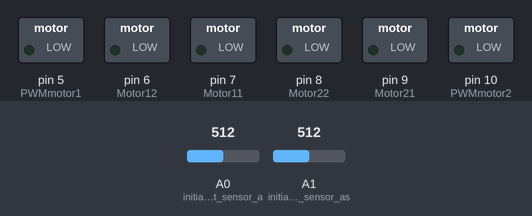
A sketch run on a simulated Arduino Uno, built with avr-gcc and run on an emulated ATmega328P. Shown: switched loads named in the sketch (green lamp = pin HIGH). Inputs (shaded band) come from the test bench; at power-on: A0 (initialize_Right_sensor_a) = 512, A1 (initialize_Left_sensor_as) = 512.

Above: at 1.2 s.
1.3 s: A0 (initialize_Right_sensor_a) set to 38
2.8 s: A0 (initialize_Right_sensor_a) set to 33
At 3.8 s:
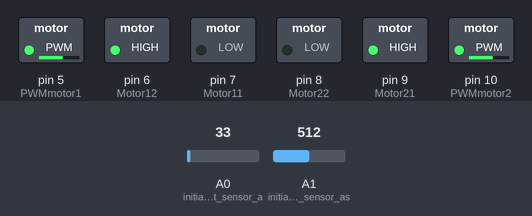
4.3 s: A1 (initialize_Left_sensor_as) set to 38
5.8 s: A1 (initialize_Left_sensor_as) set to 32
At 7.0 s:
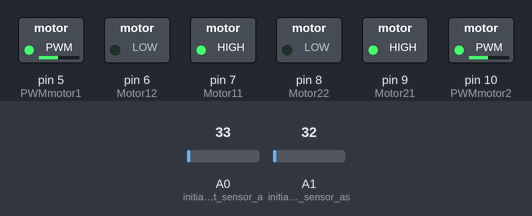
7.3 s: A0 (initialize_Right_sensor_a) set to 122
At 8.4 s:
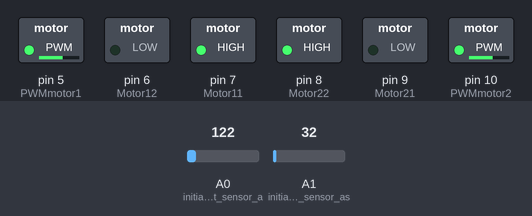
8.8 s: A1 (initialize_Left_sensor_as) set to 122
At 9.5 s:
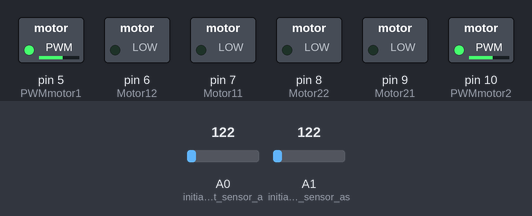
Timing chart, 0 to 11.3 s (numbered marks = the images above; inputs shaded):
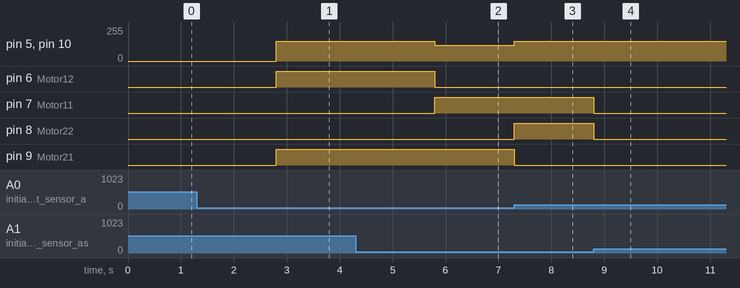

The sketch:

carrito_2.ino
```cpp
/*
 * Forbiddenbit.com
 */

/*
 * codigo para calibrar los sensores
 *
void setup() {
  Serial.begin(9600);

  pinMode(A0, INPUT); // initialize Right sensor as an inut
  pinMode(A1, INPUT); // initialize Left sensor as as input

}

void loop() {

  int LEFT_SENSOR = analogRead(A0);
  int RIGHT_SENSOR = analogRead(A1);

  Serial.println("right:");
  Serial.println(RIGHT_SENSOR);
  Serial.println("left:");
  Serial.println(LEFT_SENSOR);

  delay(300);
}
*/

/*
 * Forbiddenbit.com
 */

 #define Motor11 7
 #define Motor12 6
 #define Motor21 9
 #define Motor22 8
 #define PWMmotor1 5
 #define PWMmotor2 10

 int valuePWM1=120; // speed motor 1
 int valuePWM2=150; // speed motor 2

void setup() {

  pinMode(Motor11,OUTPUT);
  pinMode(Motor12,OUTPUT);
  pinMode(Motor21,OUTPUT);
  pinMode(Motor22,OUTPUT);
  pinMode(PWMmotor1,OUTPUT);
  pinMode(PWMmotor2,OUTPUT);

pinMode(A0, INPUT); // initialize Right sensor as an inut
pinMode(A1, INPUT); // initialize Left sensor as as input

}

void loop() {

  int LEFT_SENSOR = analogRead(A0);
  int RIGHT_SENSOR = analogRead(A1);

if(RIGHT_SENSOR<36 && LEFT_SENSOR<36) //FORWARD
{
            digitalWrite(Motor11, HIGH);
            digitalWrite(Motor12, LOW);
            digitalWrite(Motor21, HIGH);
            digitalWrite(Motor22, LOW);
            analogWrite(PWMmotor1, valuePWM1);
            analogWrite(PWMmotor2, valuePWM1);
            Serial.println("robot avanza");

}

 else if(RIGHT_SENSOR>36 && LEFT_SENSOR<36) //LEFT
 {
            digitalWrite(Motor11, LOW);
            digitalWrite(Motor12, HIGH);
            digitalWrite(Motor21, HIGH);
            digitalWrite(Motor22, LOW);
            analogWrite(PWMmotor1, valuePWM2);
            analogWrite(PWMmotor2, valuePWM2);
            Serial.println("robot izq");

}

else if(RIGHT_SENSOR<36 && LEFT_SENSOR>35) //RIGHT
 {
              digitalWrite(Motor11, HIGH);
              digitalWrite(Motor12, LOW);
              digitalWrite(Motor21, LOW);
              digitalWrite(Motor22, HIGH);
              analogWrite(PWMmotor1, valuePWM2);
              analogWrite(PWMmotor2, valuePWM2);
              Serial.println("robot dere");

}

else if(RIGHT_SENSOR>35 && LEFT_SENSOR>35) //BACK
{
              digitalWrite(Motor11, LOW);
              digitalWrite(Motor12, LOW);
              digitalWrite(Motor21, LOW);
              digitalWrite(Motor22, LOW);
               Serial.println("robot quieto");

 }
}
```

Measured:
- the behaviour switches between 36 and 35 on A0 (initialize_Right_sensor_a) (found by bisection; images 0 and 1)
- the behaviour switches between 36 and 35 on A1 (initialize_Left_sensor_as) (found by bisection; images 1 and 2)
- after the input at 1.3 s, every drawn part: stays the same
- after the input at 2.8 s, pin 5 (PWMmotor1), pin 10 (PWMmotor2): 0/255 → 150/255 at once; pin 6 (Motor12), pin 9 (Motor21): LOW → HIGH at once
- after the input at 4.3 s, every drawn part: stays the same
- after the input at 5.8 s, pin 5 (PWMmotor1), pin 10 (PWMmotor2): 150/255 → 120/255 at once; pin 6 (Motor12): HIGH → LOW at once; pin 7 (Motor11): LOW → HIGH at once
- after the input at 7.3 s, pin 5 (PWMmotor1), pin 10 (PWMmotor2): 120/255 → 150/255 at once; pin 8 (Motor22): LOW → HIGH at once; pin 9 (Motor21): HIGH → LOW at once
- after the input at 8.8 s, pin 7 (Motor11), pin 8 (Motor22): HIGH → LOW at once
